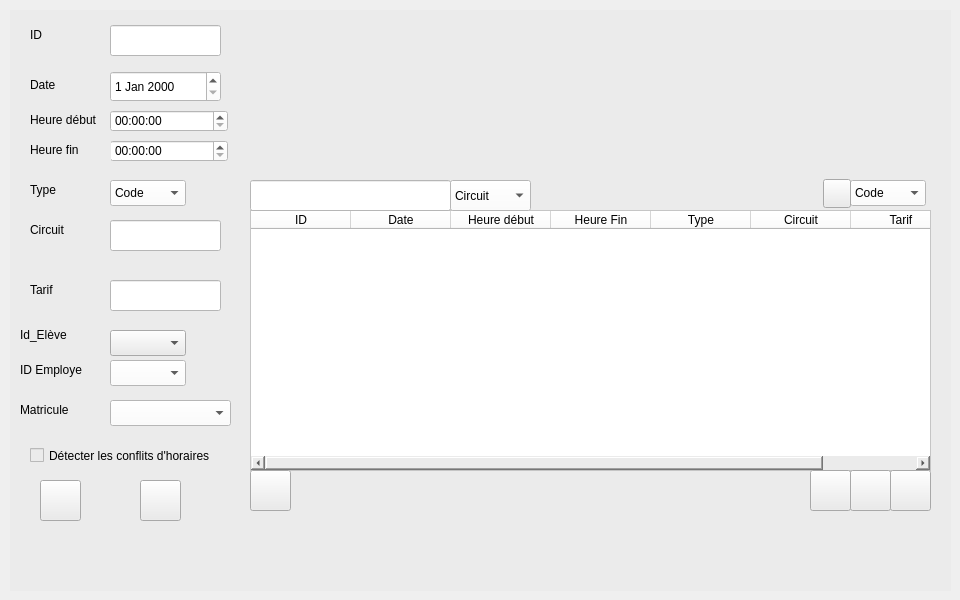
    <widget class="QWidget" name="emplyes">
     <widget class="QLabel" name="label_3">
      <property name="geometry">
       <rect>
        <x>230</x>
        <y>130</y>
        <width>49</width>
        <height>16</height>
       </rect>
      </property>
      <property name="text">
       <string/>
      </property>
     </widget>
     <widget class="QWidget" name="widget_42" native="true">
      <property name="geometry">
       <rect>
        <x>10</x>
        <y>10</y>
        <width>941</width>
        <height>581</height>
       </rect>
      </property>
      <property name="styleSheet">
       <string notr="true">
background-color: rgb(235, 235, 235);</string>
      </property>
      <widget class="QLineEdit" name="lineEdit_53">
       <property name="geometry">
        <rect>
         <x>100</x>
         <y>15</y>
         <width>111</width>
         <height>31</height>
        </rect>
       </property>
       <property name="styleSheet">
        <string notr="true">background-color: rgb(255, 255, 255);</string>
       </property>
      </widget>
      <widget class="QLabel" name="label_49">
       <property name="geometry">
        <rect>
         <x>20</x>
         <y>170</y>
         <width>121</width>
         <height>20</height>
        </rect>
       </property>
       <property name="styleSheet">
        <string notr="true">font: 8pt &quot;Segoe UI&quot;;</string>
       </property>
       <property name="text">
        <string>Type</string>
       </property>
      </widget>
      <widget class="QLabel" name="label_117">
       <property name="geometry">
        <rect>
         <x>20</x>
         <y>270</y>
         <width>41</width>
         <height>20</height>
        </rect>
       </property>
       <property name="styleSheet">
        <string notr="true">font: 8pt &quot;Segoe UI&quot;;</string>
       </property>
       <property name="text">
        <string>Tarif</string>
       </property>
      </widget>
      <widget class="QLabel" name="label_118">
       <property name="geometry">
        <rect>
         <x>20</x>
         <y>100</y>
         <width>81</width>
         <height>20</height>
        </rect>
       </property>
       <property name="styleSheet">
        <string notr="true">font: 8pt &quot;Segoe UI&quot;;</string>
       </property>
       <property name="text">
        <string>Heure début</string>
       </property>
      </widget>
      <widget class="QLabel" name="label_119">
       <property name="geometry">
        <rect>
         <x>20</x>
         <y>15</y>
         <width>51</width>
         <height>20</height>
        </rect>
       </property>
       <property name="styleSheet">
        <string notr="true">font: 8pt &quot;Segoe UI&quot;;</string>
       </property>
       <property name="text">
        <string>ID</string>
       </property>
      </widget>
      <widget class="QLineEdit" name="lineEdit_55">
       <property name="geometry">
        <rect>
         <x>100</x>
         <y>210</y>
         <width>111</width>
         <height>31</height>
        </rect>
       </property>
       <property name="styleSheet">
        <string notr="true">background-color: rgb(255, 255, 255);</string>
       </property>
      </widget>
      <widget class="QLineEdit" name="lineEdit_57">
       <property name="geometry">
        <rect>
         <x>100</x>
         <y>270</y>
         <width>111</width>
         <height>31</height>
        </rect>
       </property>
       <property name="styleSheet">
        <string notr="true">background-color: rgb(255, 255, 255);</string>
       </property>
      </widget>
      <widget class="QLabel" name="label_127">
       <property name="geometry">
        <rect>
         <x>20</x>
         <y>210</y>
         <width>61</width>
         <height>20</height>
        </rect>
       </property>
       <property name="styleSheet">
        <string notr="true">font: 8pt &quot;Segoe UI&quot;;</string>
       </property>
       <property name="text">
        <string>Circuit</string>
       </property>
      </widget>
      <widget class="QDateEdit" name="dateEdit_9">
       <property name="geometry">
        <rect>
         <x>100</x>
         <y>61</y>
         <width>111</width>
         <height>31</height>
        </rect>
       </property>
       <property name="styleSheet">
        <string notr="true">background-color: rgb(255, 255, 255);</string>
       </property>
      </widget>
      <widget class="QLabel" name="label_128">
       <property name="geometry">
        <rect>
         <x>20</x>
         <y>65</y>
         <width>41</width>
         <height>20</height>
        </rect>
       </property>
       <property name="styleSheet">
        <string notr="true">font: 8pt &quot;Segoe UI&quot;;</string>
       </property>
       <property name="text">
        <string>Date  </string>
       </property>
      </widget>
      <widget class="QPushButton" name="pushButton_105">
       <property name="geometry">
        <rect>
         <x>130</x>
         <y>470</y>
         <width>41</width>
         <height>41</height>
        </rect>
       </property>
       <property name="styleSheet">
        <string notr="true"/>
       </property>
       <property name="text">
        <string/>
       </property>
      </widget>
      <widget class="QPushButton" name="pushButton_106">
       <property name="geometry">
        <rect>
         <x>30</x>
         <y>470</y>
         <width>41</width>
         <height>41</height>
        </rect>
       </property>
       <property name="styleSheet">
        <string notr="true"/>
       </property>
       <property name="text">
        <string/>
       </property>
      </widget>
      <widget class="QTableWidget" name="tableWidget_9">
       <property name="geometry">
        <rect>
         <x>240</x>
         <y>200</y>
         <width>681</width>
         <height>261</height>
        </rect>
       </property>
       <property name="styleSheet">
        <string notr="true">background-color: rgb(255, 255, 255);
font: 9pt &quot;Segoe UI&quot;;
alternate-background-color: rgb(169, 185, 255);
alternate-background-color: rgb(206, 189, 255);</string>
       </property>
       <column>
        <property name="text">
         <string>ID</string>
        </property>
        <property name="background">
         <color>
          <red>255</red>
          <green>255</green>
          <blue>255</blue>
         </color>
        </property>
       </column>
       <column>
        <property name="text">
         <string>Date</string>
        </property>
       </column>
       <column>
        <property name="text">
         <string>Heure début</string>
        </property>
       </column>
       <column>
        <property name="text">
         <string>Heure Fin</string>
        </property>
       </column>
       <column>
        <property name="text">
         <string>Type</string>
        </property>
       </column>
       <column>
        <property name="text">
         <string>Circuit</string>
        </property>
       </column>
       <column>
        <property name="text">
         <string>Tarif</string>
        </property>
       </column>
      </widget>
      <widget class="QComboBox" name="comboBox_10">
       <property name="geometry">
        <rect>
         <x>840</x>
         <y>170</y>
         <width>76</width>
         <height>26</height>
        </rect>
       </property>
       <property name="styleSheet">
        <string notr="true">background-color: rgb(255, 255, 255);</string>
       </property>
       <item>
        <property name="text">
         <string>Code</string>
        </property>
       </item>
       <item>
        <property name="text">
         <string>Conduite</string>
        </property>
       </item>
      </widget>
      <widget class="QLineEdit" name="lineEdit_59">
       <property name="geometry">
        <rect>
         <x>240</x>
         <y>170</y>
         <width>201</width>
         <height>31</height>
        </rect>
       </property>
       <property name="styleSheet">
        <string notr="true">background-color: rgb(255, 255, 255);</string>
       </property>
      </widget>
      <widget class="QPushButton" name="pushButton_108">
       <property name="geometry">
        <rect>
         <x>540</x>
         <y>730</y>
         <width>191</width>
         <height>41</height>
        </rect>
       </property>
       <property name="styleSheet">
        <string notr="true">background-color: rgb(251, 140, 0);
font: 12pt &quot;Segoe UI&quot;;</string>
       </property>
       <property name="text">
        <string>Exportation PDF</string>
       </property>
      </widget>
      <widget class="QWidget" name="widget_43" native="true">
       <property name="geometry">
        <rect>
         <x>1240</x>
         <y>280</y>
         <width>181</width>
         <height>151</height>
        </rect>
       </property>
       <property name="styleSheet">
        <string notr="true">background-color: rgb(255, 255, 255);</string>
       </property>
      </widget>
      <widget class="QPushButton" name="pushButton_109">
       <property name="geometry">
        <rect>
         <x>950</x>
         <y>730</y>
         <width>181</width>
         <height>41</height>
        </rect>
       </property>
       <property name="styleSheet">
        <string notr="true">background-color: rgb(229, 57, 53);
font: 12pt &quot;Segoe UI&quot;;
background-color: rgb(216, 53, 50);</string>
       </property>
       <property name="text">
        <string>Supprimer</string>
       </property>
      </widget>
      <widget class="QWidget" name="widget_44" native="true">
       <property name="geometry">
        <rect>
         <x>1230</x>
         <y>490</y>
         <width>201</width>
         <height>201</height>
        </rect>
       </property>
       <property name="styleSheet">
        <string notr="true">background-color: rgb(255, 255, 255);</string>
       </property>
      </widget>
      <widget class="QPushButton" name="pushButton_110">
       <property name="geometry">
        <rect>
         <x>780</x>
         <y>800</y>
         <width>141</width>
         <height>41</height>
        </rect>
       </property>
       <property name="styleSheet">
        <string notr="true">background-color: rgb(51, 181, 31);
font: 12pt &quot;Segoe UI&quot;;</string>
       </property>
       <property name="text">
        <string>Modifier</string>
       </property>
      </widget>
      <widget class="QLabel" name="label_131">
       <property name="geometry">
        <rect>
         <x>1260</x>
         <y>700</y>
         <width>161</width>
         <height>20</height>
        </rect>
       </property>
       <property name="styleSheet">
        <string notr="true">font: 11pt &quot;Segoe UI&quot;;</string>
       </property>
       <property name="text">
        <string>Statistiques élèves</string>
       </property>
      </widget>
      <widget class="QLabel" name="label_132">
       <property name="geometry">
        <rect>
         <x>1270</x>
         <y>440</y>
         <width>121</width>
         <height>20</height>
        </rect>
       </property>
       <property name="styleSheet">
        <string notr="true">font: 11pt &quot;Segoe UI&quot;;</string>
       </property>
       <property name="text">
        <string>Télécharger QR</string>
       </property>
      </widget>
      <widget class="QPushButton" name="pushButton_111">
       <property name="geometry">
        <rect>
         <x>540</x>
         <y>730</y>
         <width>191</width>
         <height>41</height>
        </rect>
       </property>
       <property name="styleSheet">
        <string notr="true">background-color: rgb(251, 140, 0);
font: 12pt &quot;Segoe UI&quot;;</string>
       </property>
       <property name="text">
        <string>Exportation PDF</string>
       </property>
      </widget>
      <widget class="QWidget" name="widget_45" native="true">
       <property name="geometry">
        <rect>
         <x>1240</x>
         <y>280</y>
         <width>181</width>
         <height>151</height>
        </rect>
       </property>
       <property name="styleSheet">
        <string notr="true">background-color: rgb(255, 255, 255);</string>
       </property>
      </widget>
      <widget class="QPushButton" name="pushButton_112">
       <property name="geometry">
        <rect>
         <x>950</x>
         <y>730</y>
         <width>181</width>
         <height>41</height>
        </rect>
       </property>
       <property name="styleSheet">
        <string notr="true">background-color: rgb(229, 57, 53);
font: 12pt &quot;Segoe UI&quot;;
background-color: rgb(216, 53, 50);</string>
       </property>
       <property name="text">
        <string>Supprimer</string>
       </property>
      </widget>
      <widget class="QWidget" name="widget_46" native="true">
       <property name="geometry">
        <rect>
         <x>1230</x>
         <y>490</y>
         <width>201</width>
         <height>201</height>
        </rect>
       </property>
       <property name="styleSheet">
        <string notr="true">background-color: rgb(255, 255, 255);</string>
       </property>
      </widget>
      <widget class="QPushButton" name="pushButton_113">
       <property name="geometry">
        <rect>
         <x>780</x>
         <y>800</y>
         <width>141</width>
         <height>41</height>
        </rect>
       </property>
       <property name="styleSheet">
        <string notr="true">background-color: rgb(51, 181, 31);
font: 12pt &quot;Segoe UI&quot;;</string>
       </property>
       <property name="text">
        <string>Modifier</string>
       </property>
      </widget>
      <widget class="QLabel" name="label_133">
       <property name="geometry">
        <rect>
         <x>1260</x>
         <y>700</y>
         <width>161</width>
         <height>20</height>
        </rect>
       </property>
       <property name="styleSheet">
        <string notr="true">font: 11pt &quot;Segoe UI&quot;;</string>
       </property>
       <property name="text">
        <string>Statistiques élèves</string>
       </property>
      </widget>
      <widget class="QLabel" name="label_134">
       <property name="geometry">
        <rect>
         <x>1270</x>
         <y>440</y>
         <width>121</width>
         <height>20</height>
        </rect>
       </property>
       <property name="styleSheet">
        <string notr="true">font: 11pt &quot;Segoe UI&quot;;</string>
       </property>
       <property name="text">
        <string>Télécharger QR</string>
       </property>
      </widget>
      <widget class="QPushButton" name="pushButton_114">
       <property name="geometry">
        <rect>
         <x>220</x>
         <y>740</y>
         <width>191</width>
         <height>41</height>
        </rect>
       </property>
       <property name="styleSheet">
        <string notr="true">background-color: rgb(251, 140, 0);
font: 12pt &quot;Segoe UI&quot;;</string>
       </property>
       <property name="text">
        <string>Exportation PDF</string>
       </property>
      </widget>
      <widget class="QPushButton" name="pushButton_115">
       <property name="geometry">
        <rect>
         <x>630</x>
         <y>740</y>
         <width>181</width>
         <height>41</height>
        </rect>
       </property>
       <property name="styleSheet">
        <string notr="true">background-color: rgb(229, 57, 53);
font: 12pt &quot;Segoe UI&quot;;
background-color: rgb(216, 53, 50);</string>
       </property>
       <property name="text">
        <string>Supprimer</string>
       </property>
      </widget>
      <widget class="QPushButton" name="pushButton_116">
       <property name="geometry">
        <rect>
         <x>460</x>
         <y>810</y>
         <width>141</width>
         <height>41</height>
        </rect>
       </property>
       <property name="styleSheet">
        <string notr="true">background-color: rgb(51, 181, 31);
font: 12pt &quot;Segoe UI&quot;;</string>
       </property>
       <property name="text">
        <string>Modifier</string>
       </property>
      </widget>
      <widget class="QLabel" name="label_135">
       <property name="geometry">
        <rect>
         <x>940</x>
         <y>710</y>
         <width>161</width>
         <height>20</height>
        </rect>
       </property>
       <property name="styleSheet">
        <string notr="true">font: 11pt &quot;Segoe UI&quot;;</string>
       </property>
       <property name="text">
        <string>Statistiques élèves</string>
       </property>
      </widget>
      <widget class="QLabel" name="label_136">
       <property name="geometry">
        <rect>
         <x>950</x>
         <y>450</y>
         <width>121</width>
         <height>20</height>
        </rect>
       </property>
       <property name="styleSheet">
        <string notr="true">font: 11pt &quot;Segoe UI&quot;;</string>
       </property>
       <property name="text">
        <string>Télécharger QR</string>
       </property>
      </widget>
      <widget class="QPushButton" name="pushButton_117">
       <property name="geometry">
        <rect>
         <x>800</x>
         <y>460</y>
         <width>41</width>
         <height>41</height>
        </rect>
       </property>
       <property name="styleSheet">
        <string notr="true"/>
       </property>
       <property name="text">
        <string/>
       </property>
      </widget>
      <widget class="QTimeEdit" name="timeEdit">
       <property name="geometry">
        <rect>
         <x>100</x>
         <y>100</y>
         <width>118</width>
         <height>22</height>
        </rect>
       </property>
       <property name="styleSheet">
        <string notr="true">background-color: rgb(255, 255, 255);</string>
       </property>
      </widget>
      <widget class="QTimeEdit" name="timeEdit_2">
       <property name="geometry">
        <rect>
         <x>100</x>
         <y>130</y>
         <width>118</width>
         <height>22</height>
        </rect>
       </property>
       <property name="styleSheet">
        <string notr="true">background-color: rgb(255, 255, 255);</string>
       </property>
      </widget>
      <widget class="QLabel" name="label_139">
       <property name="geometry">
        <rect>
         <x>20</x>
         <y>130</y>
         <width>81</width>
         <height>20</height>
        </rect>
       </property>
       <property name="styleSheet">
        <string notr="true">font: 8pt &quot;Segoe UI&quot;;</string>
       </property>
       <property name="text">
        <string>Heure fin</string>
       </property>
      </widget>
      <widget class="QComboBox" name="comboBox_11">
       <property name="geometry">
        <rect>
         <x>100</x>
         <y>170</y>
         <width>76</width>
         <height>26</height>
        </rect>
       </property>
       <property name="styleSheet">
        <string notr="true">background-color: rgb(255, 255, 255);</string>
       </property>
       <item>
        <property name="text">
         <string>Code</string>
        </property>
       </item>
       <item>
        <property name="text">
         <string>Conduite</string>
        </property>
       </item>
      </widget>
      <widget class="QComboBox" name="comboBox_12">
       <property name="geometry">
        <rect>
         <x>440</x>
         <y>170</y>
         <width>81</width>
         <height>31</height>
        </rect>
       </property>
       <property name="styleSheet">
        <string notr="true">background-color: rgb(255, 255, 255);</string>
       </property>
       <item>
        <property name="text">
         <string>Circuit</string>
        </property>
       </item>
       <item>
        <property name="text">
         <string>Tarif</string>
        </property>
       </item>
      </widget>
      <widget class="QWidget" name="widget_49" native="true">
       <property name="geometry">
        <rect>
         <x>250</x>
         <y>10</y>
         <width>681</width>
         <height>161</height>
        </rect>
       </property>
       <property name="styleSheet">
        <string notr="true">background-color:transparent;</string>
       </property>
       <widget class="QLabel" name="label_140">
        <property name="geometry">
         <rect>
          <x>20</x>
          <y>110</y>
          <width>141</width>
          <height>20</height>
         </rect>
        </property>
        <property name="styleSheet">
         <string notr="true">font: 8pt &quot;Segoe UI&quot;;</string>
        </property>
        <property name="text">
         <string/>
        </property>
       </widget>
      </widget>
      <widget class="QPushButton" name="pushButton_88">
       <property name="geometry">
        <rect>
         <x>840</x>
         <y>460</y>
         <width>41</width>
         <height>41</height>
        </rect>
       </property>
       <property name="styleSheet">
        <string notr="true"/>
       </property>
       <property name="text">
        <string/>
       </property>
      </widget>
      <widget class="QPushButton" name="pushButton_38">
       <property name="geometry">
        <rect>
         <x>880</x>
         <y>460</y>
         <width>41</width>
         <height>41</height>
        </rect>
       </property>
       <property name="styleSheet">
        <string notr="true"/>
       </property>
       <property name="text">
        <string/>
       </property>
      </widget>
      <widget class="QCheckBox" name="checkBox_9">
       <property name="geometry">
        <rect>
         <x>20</x>
         <y>430</y>
         <width>191</width>
         <height>31</height>
        </rect>
       </property>
       <property name="text">
        <string>Détecter les conflits d'horaires</string>
       </property>
      </widget>
      <widget class="QPushButton" name="btnShowCalendar">
       <property name="geometry">
        <rect>
         <x>240</x>
         <y>460</y>
         <width>41</width>
         <height>41</height>
        </rect>
       </property>
       <property name="styleSheet">
        <string notr="true">font: 600 12pt &quot;Segoe UI&quot;;</string>
       </property>
       <property name="text">
        <string/>
       </property>
       <property name="icon">
        <iconset>
         <normaloff>suggestion.png</normaloff>suggestion.png</iconset>
       </property>
      </widget>
      <widget class="QLabel" name="label_177">
       <property name="geometry">
        <rect>
         <x>10</x>
         <y>350</y>
         <width>71</width>
         <height>20</height>
        </rect>
       </property>
       <property name="styleSheet">
        <string notr="true">font: 8pt &quot;Segoe UI&quot;;</string>
       </property>
       <property name="text">
        <string>ID Employe</string>
       </property>
      </widget>
      <widget class="QComboBox" name="comboBox_18">
       <property name="geometry">
        <rect>
         <x>100</x>
         <y>390</y>
         <width>121</width>
         <height>26</height>
        </rect>
       </property>
       <property name="styleSheet">
        <string notr="true">background-color: rgb(255, 255, 255);</string>
       </property>
      </widget>
      <widget class="QComboBox" name="comboBox_15">
       <property name="geometry">
        <rect>
         <x>100</x>
         <y>350</y>
         <width>76</width>
         <height>26</height>
        </rect>
       </property>
       <property name="styleSheet">
        <string notr="true">background-color: rgb(255, 255, 255);</string>
       </property>
      </widget>
      <widget class="QLabel" name="label_178">
       <property name="geometry">
        <rect>
         <x>10</x>
         <y>390</y>
         <width>61</width>
         <height>20</height>
        </rect>
       </property>
       <property name="styleSheet">
        <string notr="true">font: 8pt &quot;Segoe UI&quot;;</string>
       </property>
       <property name="text">
        <string>Matricule</string>
       </property>
      </widget>
      <widget class="QLabel" name="label_184">
       <property name="geometry">
        <rect>
         <x>10</x>
         <y>315</y>
         <width>61</width>
         <height>20</height>
        </rect>
       </property>
       <property name="styleSheet">
        <string notr="true">font: 8pt &quot;Segoe UI&quot;;</string>
       </property>
       <property name="text">
        <string>Id_Elève</string>
       </property>
      </widget>
      <widget class="QPushButton" name="pushBu">
       <property name="geometry">
        <rect>
         <x>1473</x>
         <y>170</y>
         <width>28</width>
         <height>29</height>
        </rect>
       </property>
       <property name="styleSheet">
        <string notr="true"/>
       </property>
       <property name="text">
        <string/>
       </property>
      </widget>
      <widget class="QPushButton" name="pushButton_140">
       <property name="geometry">
        <rect>
         <x>813</x>
         <y>169</y>
         <width>28</width>
         <height>29</height>
        </rect>
       </property>
       <property name="styleSheet">
        <string notr="true"/>
       </property>
       <property name="text">
        <string/>
       </property>
      </widget>
      <widget class="QComboBox" name="comboBox">
       <property name="geometry">
        <rect>
         <x>100</x>
         <y>320</y>
         <width>76</width>
         <height>26</height>
        </rect>
       </property>
      </widget>
     </widget>
    </widget>
